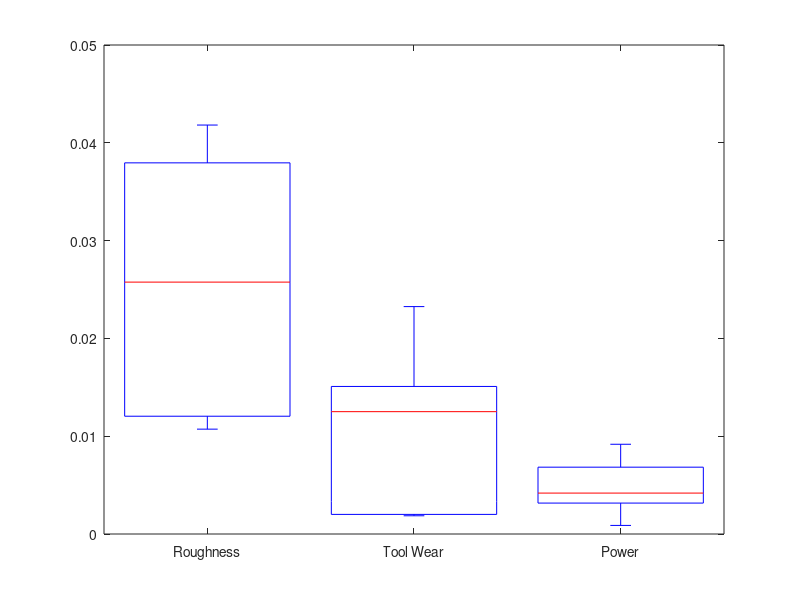

Recreate this plot in MATLAB.
load kf_loss_indiv_roughness.mat;
load kf_loss_indiv_Toolwear.mat;
load kf_loss_individual_Power.mat;
boxplot([kf_loss_individual, kf_loss_individual_ToolWear,kf_loss_individual_Power],'Labels',{'Roughness','Tool Wear','Power'})